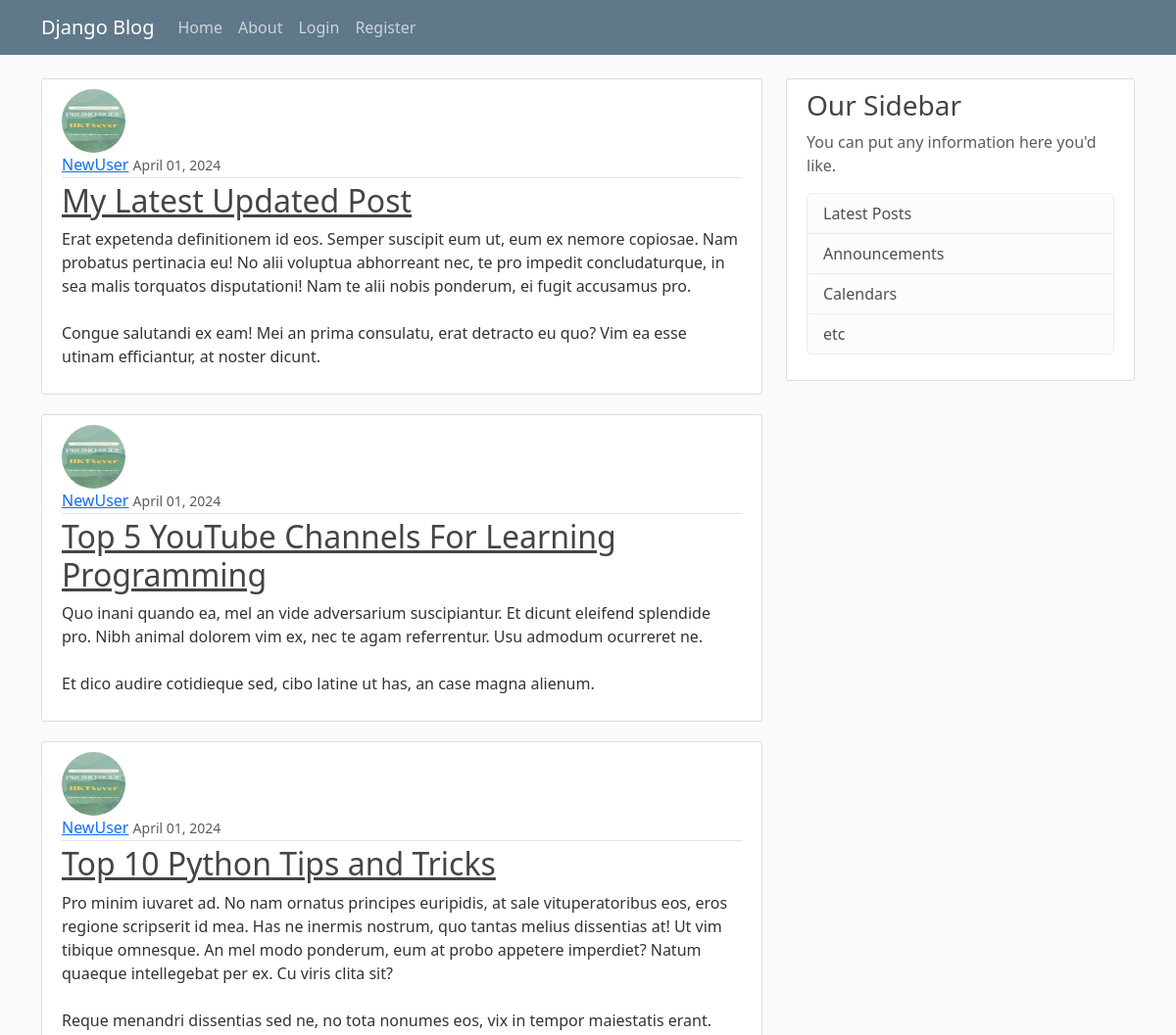
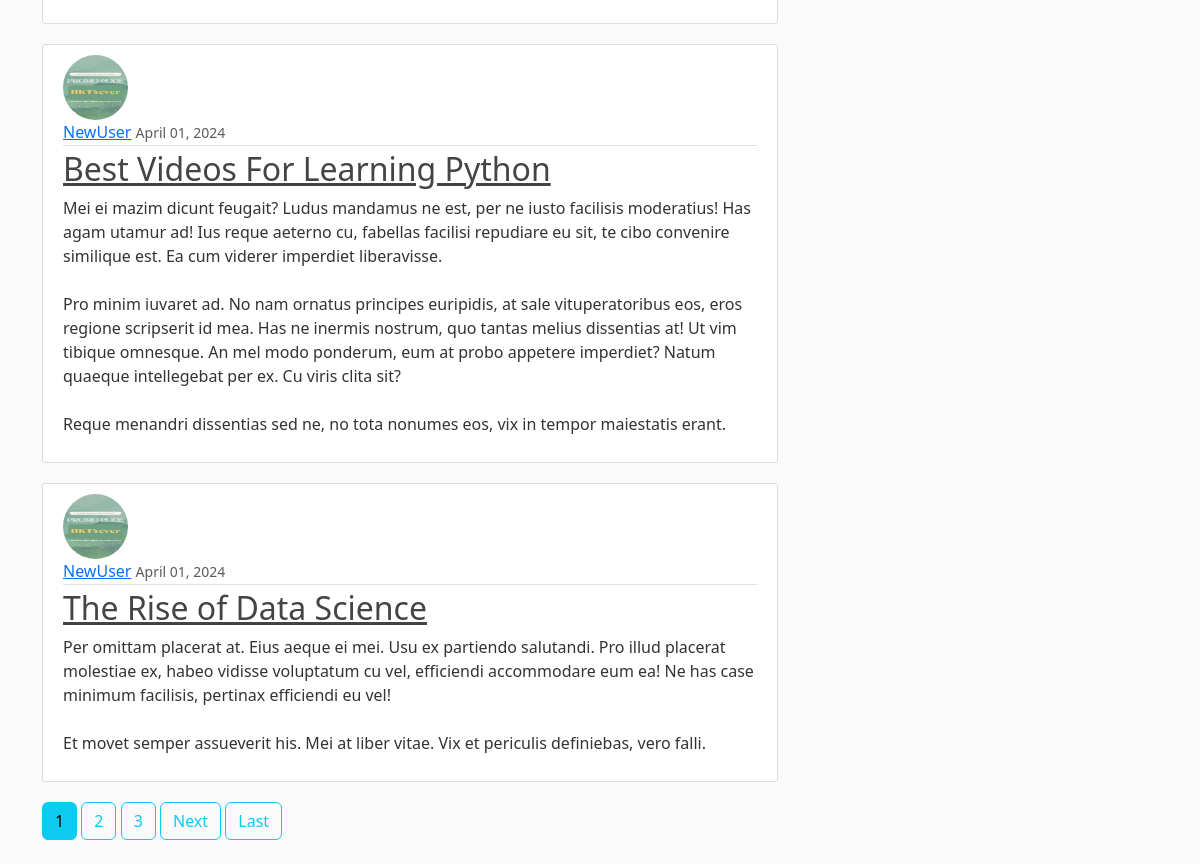
The page / on the database its author committed (2 pictures, top to bottom).
### blog/models.py (models this page shows, shortened)
class Post(models.Model):
    title = models.CharField(max_length=100)
    content = models.TextField()
    date_posted = models.DateTimeField(default=timezone.now)
    author = models.ForeignKey(User, on_delete=models.CASCADE)

### users/models.py (models this page shows, shortened)
class Profile(models.Model):
    user = models.OneToOneField(User, on_delete=models.CASCADE)
    """
    CASCADE: if delete user, delete profile
    if delete profile, user still exist
    """
    image = models.ImageField(default='default.jpg', upload_to='profile_pics')

### blog/views.py (the view)
# urls.py: path('', PostListView.as_view(), name='blog-home'),
class PostListView(ListView):
    model = Post
    template_name = 'blog/home.html'  # <app>/<model>_<viewtype>.html
    context_object_name = 'posts'
    ordering = ['-date_posted']
    paginate_by = 5

### blog/templates/blog/home.html (shortened to what this page needs)
{% extends "blog/base.html" %}
{% block content %}
{% for post in posts %}
<article class="media content-section">
    <img class="rounded-circle article-img" src="{{ post.author.profile.image.url }}">
    <div class="media-body">
        <div class="article-metadata">
            <a class="mr-2" href="#">{{ post.author }}</a>
            <small class="text-muted">{{ post.date_posted|date:"F d, Y" }}</small>
        </div>
        <h2>
            <a class="article-title" href="{% url 'post-detail' post.id %}">{{ post.title }}</a>
        </h2>
        <p class="article-content">{{ post.content }}</p>
    </div>
</article>
{% endfor %}
{% if is_paginated %}
{% for num in page_obj.paginator.page_range %}
{% if page_obj.number == num %}
<a class="btn btn-info mb-4" href="?page={{ num }}">{{ num }}</a>
{% elif num > page_obj.number|add:'-3' and page_obj.number|add:'3' > num %}
<a class="btn btn-outline-info mb-4" href="?page={{ num }}">{{ num }}</a>
{% endif %}
{% endfor %}
{% if page_obj.has_next %}
<a class="btn btn-outline-info mb-4" href="?page={{ page_obj.next_page_number }}">Next</a>
<a class="btn btn-outline-info mb-4" href="?page={{ page_obj.paginator.num_pages }}">Last</a>
{% endif %}
{% endif %}
{% endblock content %}

### blog/static/blog/main.css (style rules this page uses)
body { background: #fafafa; color: #333333; margin-top: 5rem; }
h1, h2, h3, h4, h5, h6 { color: #444444; }
.content-section { background: #ffffff; padding: 10px 20px; border: 1px solid #dddddd; border-radius: 3px; margin-bottom: 20px; }
.article-title { color: #444444; }
.article-content { white-space: pre-line; }
.article-img { height: 65px; width: 65px; margin-right: 16px; }
.article-metadata { padding-bottom: 1px; margin-bottom: 4px; border-bottom: 1px solid #e3e3e3 }

### rows shown on the page
Post: author.profile.image (picture), author "NewUser", date_posted "April 01, 2024", title "My Latest Updated Post", content "Erat expetenda definitionem id eos. Semper suscipit eum ut, eum ex nemore copiosae. Nam probatus pertinacia eu! No alii voluptua abhorreant nec, te pro impedit concludaturque, in sea malis torquatos disputationi! Nam te alii nobis ponderum, ei fugit accusamus pro. Congue salutandi ex eam! Mei an prima consulatu, erat detracto eu quo? Vim ea esse utinam efficiantur, at noster dicunt."
Post: author.profile.image (picture), author "NewUser", date_posted "April 01, 2024", title "Top 5 YouTube Channels For Learning Programming", content "Quo inani quando ea, mel an vide adversarium suscipiantur. Et dicunt eleifend splendide pro. Nibh animal dolorem vim ex, nec te agam referrentur. Usu admodum ocurreret ne. Et dico audire cotidieque sed, cibo latine ut has, an case magna alienum."
Post: author.profile.image (picture), author "NewUser", date_posted "April 01, 2024", title "Top 10 Python Tips and Tricks", content "Pro minim iuvaret ad. No nam ornatus principes euripidis, at sale vituperatoribus eos, eros regione scripserit id mea. Has ne inermis nostrum, quo tantas melius dissentias at! Ut vim tibique omnesque. An mel modo ponderum, eum at probo appetere imperdiet? Natum quaeque intellegebat per ex. Cu viris clita sit? Reque menandri dissentias sed ne, no tota nonumes eos, vix in tempor maiestatis erant."
Post: author.profile.image (picture), author "NewUser", date_posted "April 01, 2024", title "Best Videos For Learning Python", content "Mei ei mazim dicunt feugait? Ludus mandamus ne est, per ne iusto facilisis moderatius! Has agam utamur ad! Ius reque aeterno cu, fabellas facilisi repudiare eu sit, te cibo convenire similique est. Ea cum viderer imperdiet liberavisse. Pro minim iuvaret ad. No nam ornatus principes euripidis, at sale vituperatoribus eos, eros regione scripserit id mea. Has ne inermis nostrum, quo tantas melius dissentias at! Ut vim tibique omnesque. An mel modo ponderum, eum at probo appetere imperdiet? Natum quaeque intellegebat per ex. Cu viris clita sit? Reque menandri dissentias sed ne, no tota nonumes eos, vix in tempor maiestatis erant."
Post: author.profile.image (picture), author "NewUser", date_posted "April 01, 2024", title "The Rise of Data Science", content "Per omittam placerat at. Eius aeque ei mei. Usu ex partiendo salutandi. Pro illud placerat molestiae ex, habeo vidisse voluptatum cu vel, efficiendi accommodare eum ea! Ne has case minimum facilisis, pertinax efficiendi eu vel! Et movet semper assueverit his. Mei at liber vitae. Vix et periculis definiebas, vero falli."

### other values the page prints
{{ num }} "1"
{{ num }} "2" "3"
